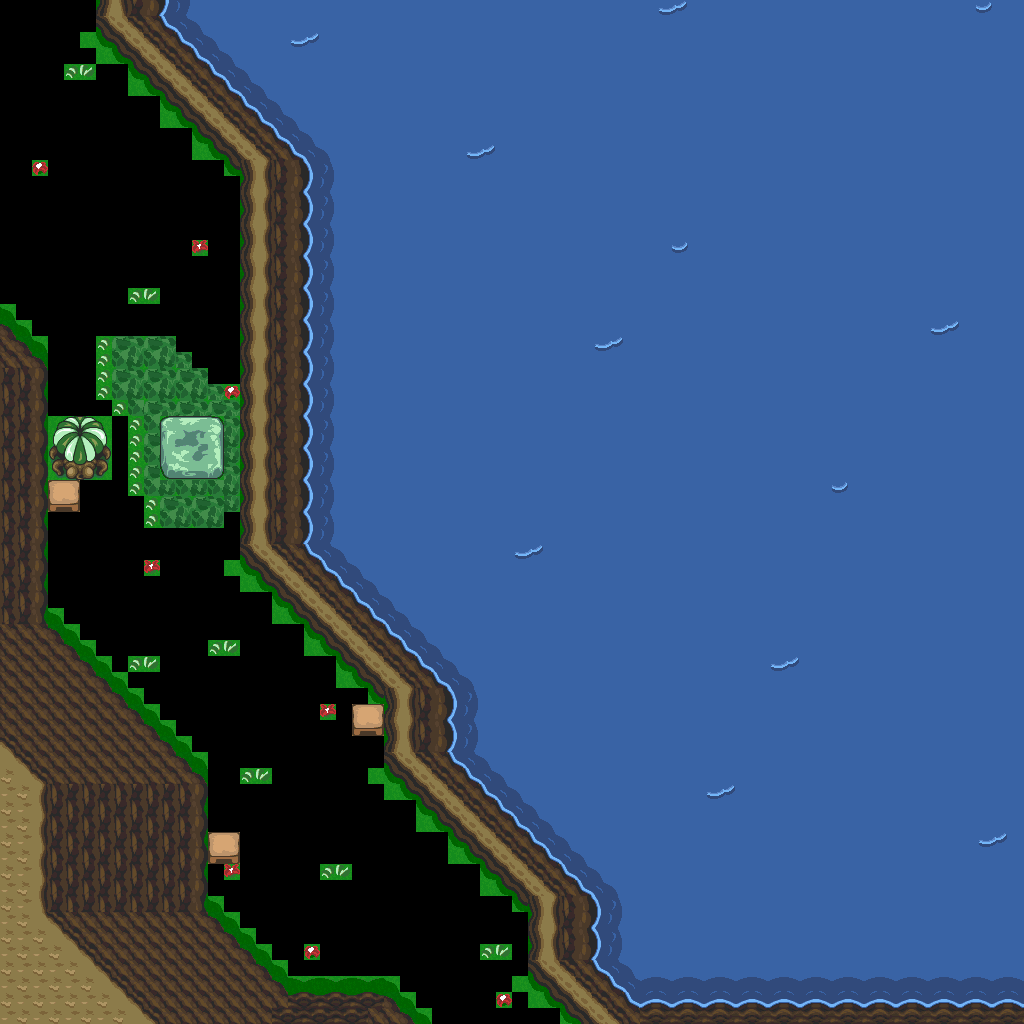

This is a level from a 2D game, rendered from its Tiled map with the project's own tilesets. A one-line summary and the map file follow, with tile-layer data summarised:
An orthogonal 64x64 tile map with 16x16 px tiles, 1 tile layer (base), 2 hidden layers not drawn.

<map version="1.10" tiledversion="1.12.1" orientation="orthogonal" renderorder="right-down" width="64" height="64" tilewidth="16" tileheight="16" infinite="0" nextlayerid="4" nextobjectid="1">
 <tileset firstgid="1" source="../classiciphone_pics4.tsx" />
 <layer id="1" name="base" width="64" height="64">
  <data>[4096 cells, 3429 non-empty, 88 distinct tile ids]</data>
 </layer>
 <layer id="2" name="collision" width="64" height="64" visible="0">
  <properties><property name="collision" value="true" /></properties>
  <data>[4096 cells, 610 non-empty, 1 distinct tile ids]</data>
 </layer>
 <layer id="3" name="water" width="64" height="64" visible="0">
  <properties><property name="terrain" value="water" /></properties>
  <data>[4096 cells, 2571 non-empty, 1 distinct tile ids]</data>
 </layer>
</map>
